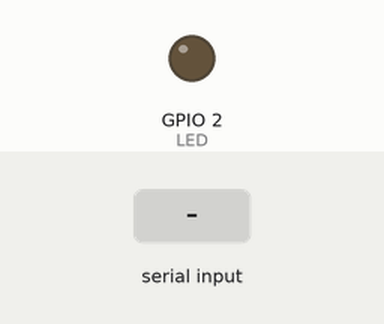
This sketch was run on a simulated ESP32. On the bench: output pins drawn as LEDs (lit = HIGH). The inputs (shaded band) are chosen by the test bench. What the sketch prints to the serial monitor is not drawn.

Above: at 1.8 s.
1.9 s: byte 30 received over Serial
At 2.2 s:
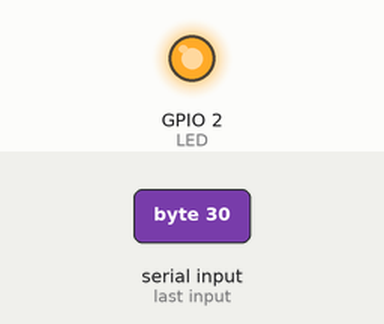
3.4 s: byte 90 received over Serial
4.9 s: byte 120 received over Serial
At 10.7 s:
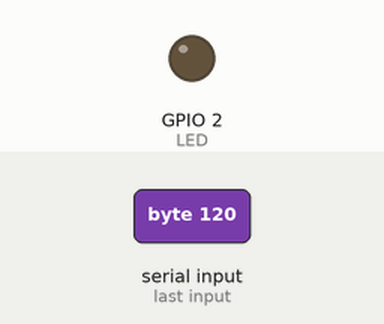
Timing chart, 0 to 12.2 s (numbered marks = the images above; inputs shaded):
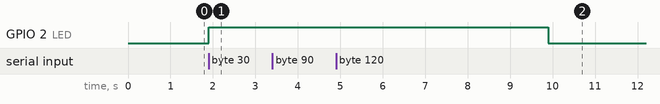

The sketch:

Timer_LED.ino
```cpp
static const TickType_t dim_delay = 5000 / portTICK_PERIOD_MS;
static const int LED = 2;
static TimerHandle_t one_shot_timer = NULL;

void autoDimmerCallback(TimerHandle_t xTimer) {
  digitalWrite(LED, LOW);
}

void task(void *parameters) {
  char c;
  pinMode(LED, OUTPUT);
  while (1) {
    if (Serial.available() > 0) {
      c = Serial.read();
      Serial.print(c);
      digitalWrite(LED, HIGH);
      xTimerStart(one_shot_timer, portMAX_DELAY);
    }
  }
}

void setup() {
  Serial.begin(115200);
  vTaskDelay(1000 / portTICK_PERIOD_MS);
  one_shot_timer = xTimerCreate("One-shot timer", dim_delay, pdFALSE, (void *)0, autoDimmerCallback);

  xTaskCreatePinnedToCore(task, "task", 1024, NULL, 1, NULL, 1);
  vTaskDelete(NULL);
}

void loop() {
  vTaskDelay(1000 / portTICK_PERIOD_MS);
}
```

Measured:
- after the input at 1.9 s, GPIO 2 (LED): LOW → HIGH at once
- after the input at 3.4 s, every drawn part: stays the same
- after the input at 4.9 s, GPIO 2 (LED): HIGH → LOW after 5.0 s instead of 3.5 s
